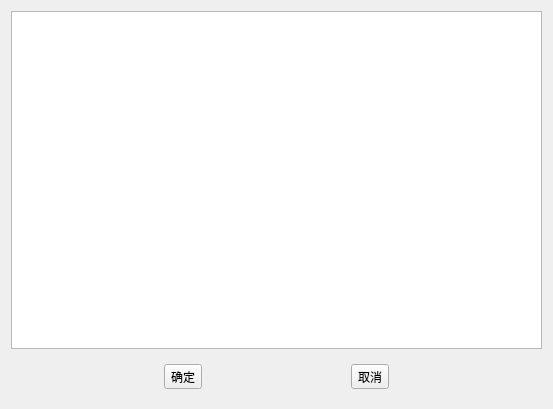
<?xml version="1.0" encoding="UTF-8"?>
<ui version="4.0">
 <class>ModifyDeptMsgWidget</class>
 <widget class="QWidget" name="ModifyDeptMsgWidget">
  <property name="geometry">
   <rect>
    <x>0</x>
    <y>0</y>
    <width>553</width>
    <height>409</height>
   </rect>
  </property>
  <property name="windowTitle">
   <string>Form</string>
  </property>
  <property name="windowIcon">
   <iconset resource="SIMS_res.qrc">
    <normaloff>:/SIM_System_Pics/resources/icon_login_2.png</normaloff>:/SIM_System_Pics/resources/icon_login_2.png</iconset>
  </property>
  <layout class="QVBoxLayout" name="verticalLayout">
   <item>
    <widget class="QTextEdit" name="textEdit"/>
   </item>
   <item>
    <widget class="QWidget" name="widget" native="true">
     <layout class="QHBoxLayout" name="horizontalLayout">
      <item>
       <spacer name="horizontalSpacer_2">
        <property name="orientation">
         <enum>Qt::Horizontal</enum>
        </property>
        <property name="sizeHint" stdset="0">
         <size>
          <width>40</width>
          <height>20</height>
         </size>
        </property>
       </spacer>
      </item>
      <item>
       <widget class="QToolButton" name="ConfirmButton">
        <property name="text">
         <string>确定</string>
        </property>
       </widget>
      </item>
      <item>
       <spacer name="horizontalSpacer">
        <property name="orientation">
         <enum>Qt::Horizontal</enum>
        </property>
        <property name="sizeHint" stdset="0">
         <size>
          <width>126</width>
          <height>20</height>
         </size>
        </property>
       </spacer>
      </item>
      <item>
       <widget class="QToolButton" name="QuitButton">
        <property name="text">
         <string>取消</string>
        </property>
       </widget>
      </item>
      <item>
       <spacer name="horizontalSpacer_3">
        <property name="orientation">
         <enum>Qt::Horizontal</enum>
        </property>
        <property name="sizeHint" stdset="0">
         <size>
          <width>40</width>
          <height>20</height>
         </size>
        </property>
       </spacer>
      </item>
     </layout>
    </widget>
   </item>
  </layout>
 </widget>
 <resources>
  <include location="SIMS_res.qrc"/>
 </resources>
 <connections/>
</ui>
